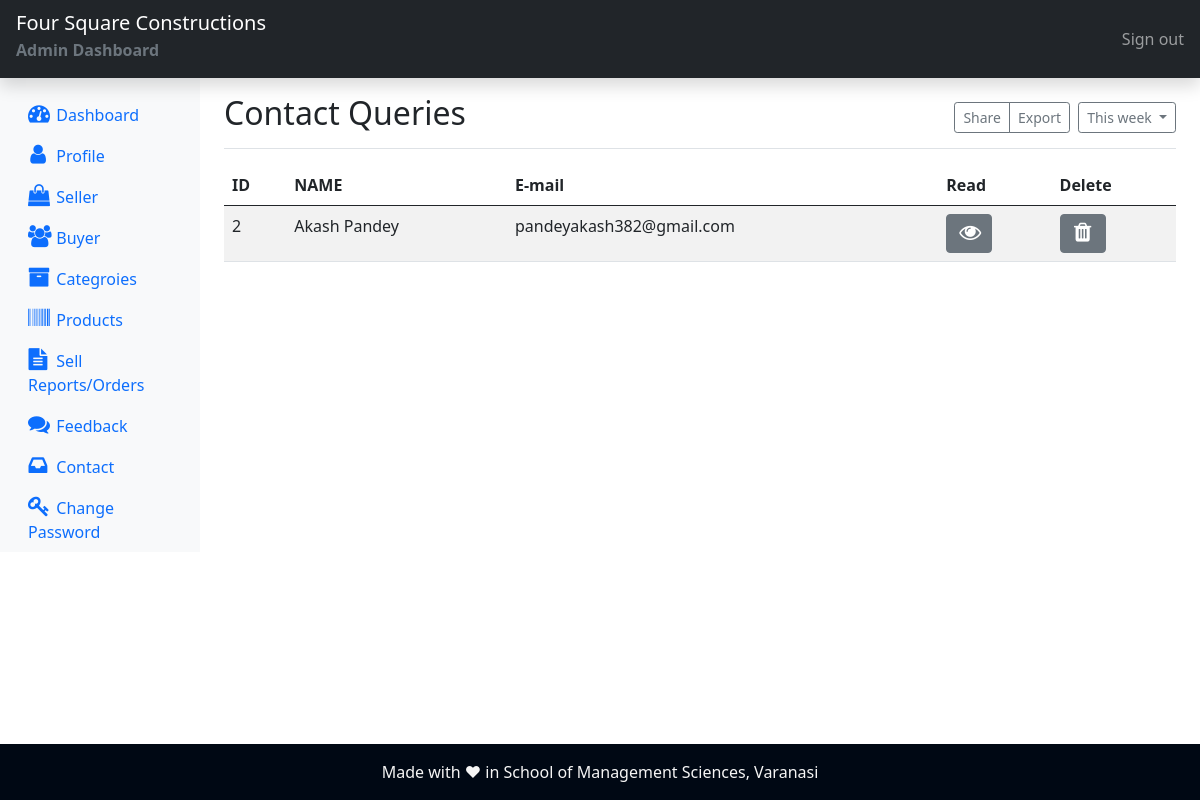
Screenshot of /admin/contactus.php (signed in) with the database file from the repository.
### tables this page shows
CREATE TABLE `contactus` (
  `contact_id` int(11) NOT NULL,
  `contact_name` varchar(255) NOT NULL,
  `contact_email` varchar(255) NOT NULL,
  `contact_comment` varchar(255) NOT NULL
);

### admin/contactus.php (the view, shortened to what this page needs)
<?php
include("dashboard/header.inc.php");
include("dashboard/sidepane.inc.php");
include("../dbconnection.php");
?>
    <main class="col-md-9 ms-sm-auto col-lg-10 px-md-4">
      <div class="d-flex justify-content-between flex-wrap flex-md-nowrap align-items-center pt-3 pb-2 mb-3 border-bottom">
        <h1 class="h2">Contact Queries</h1>
        <div class="btn-toolbar mb-2 mb-md-0">
          <div class="btn-group me-2">
            <button type="button" class="btn btn-sm btn-outline-secondary">Share</button>
            <button type="button" class="btn btn-sm btn-outline-secondary">Export</button>
          </div>
          <button type="button" class="btn btn-sm btn-outline-secondary dropdown-toggle">
            This week
          </button>
        </div>
      </div>
      <main>
<?php
    $sql = " SELECT * FROM contactus ";
    $result = $conn->query($sql);
    if ($result->num_rows > 0) {
  ?>
  <div style="overflow-x:auto;">
    <table class="table table-striped table-hover">
      <thead>
        <tr>
          <th scope="col">ID</th>
          <th scope="col">NAME</th>
          <th scope="col">E-mail</th>
          <th scope="col">Read</th>
          <th scope="col">Delete</th>
        </tr>
      </thead>
      <tbody>
      <?php
          while ($row = $result->fetch_assoc()) {
          ?>
        <tr>
          <td scope="row"><?php echo $row['contact_id'] ?></th>
          <td><?php echo $row['contact_name'] ?></td>
          <td><?php echo $row['contact_email'] ?></td>
          <td>
            <form method="POST" class="d-inline" action="viewcontact.php">
              <button type="submit" class="btn btn-secondary" name="view" value="view"><i class="fa fa-eye" aria-hidden="true"></i></button>
            </form>
            </td>
            <td>
            <form method="POST" class="d-inline" action="">
              <button type="submit" class="btn btn-secondary" name="delete" value="delete"><i class="fa fa-trash" aria-hidden="true"></i></button>
            </form>
          </td>
        </tr>
      <?php
          } ?>
      </tbody>
    </table>
  </div>
<?php }
 else {
      echo ("Data not found");
    }
    ?>
    </main>
  </div>
</div>
<footer class="fixed-bottom">
  <div class="footer-2 text-center py-2">
    <div class="container">
        <p class="my-2">
            Made with  &hearts;  in School of Management Sciences, Varanasi
        </p>
    </div>
  </div>
</footer>
</body>
</html>

### components/header.inc.php (style rules this page uses)
.footer-2 { background-color: #000814; color:whitesmoke; }
.fa { padding: 20px; font-size: 30px; width: 70px; text-align: center; text-decoration: none; border-radius: 50%; }

### admin/dashboard/header.inc.php (style rules this page uses)
.fa { padding: 0px; font-size: 22px; width: 20px; }

### rows the page displays
contactus: contact_id "2", contact_name "Akash Pandey", contact_email "pandeyakash382@gmail.com"
